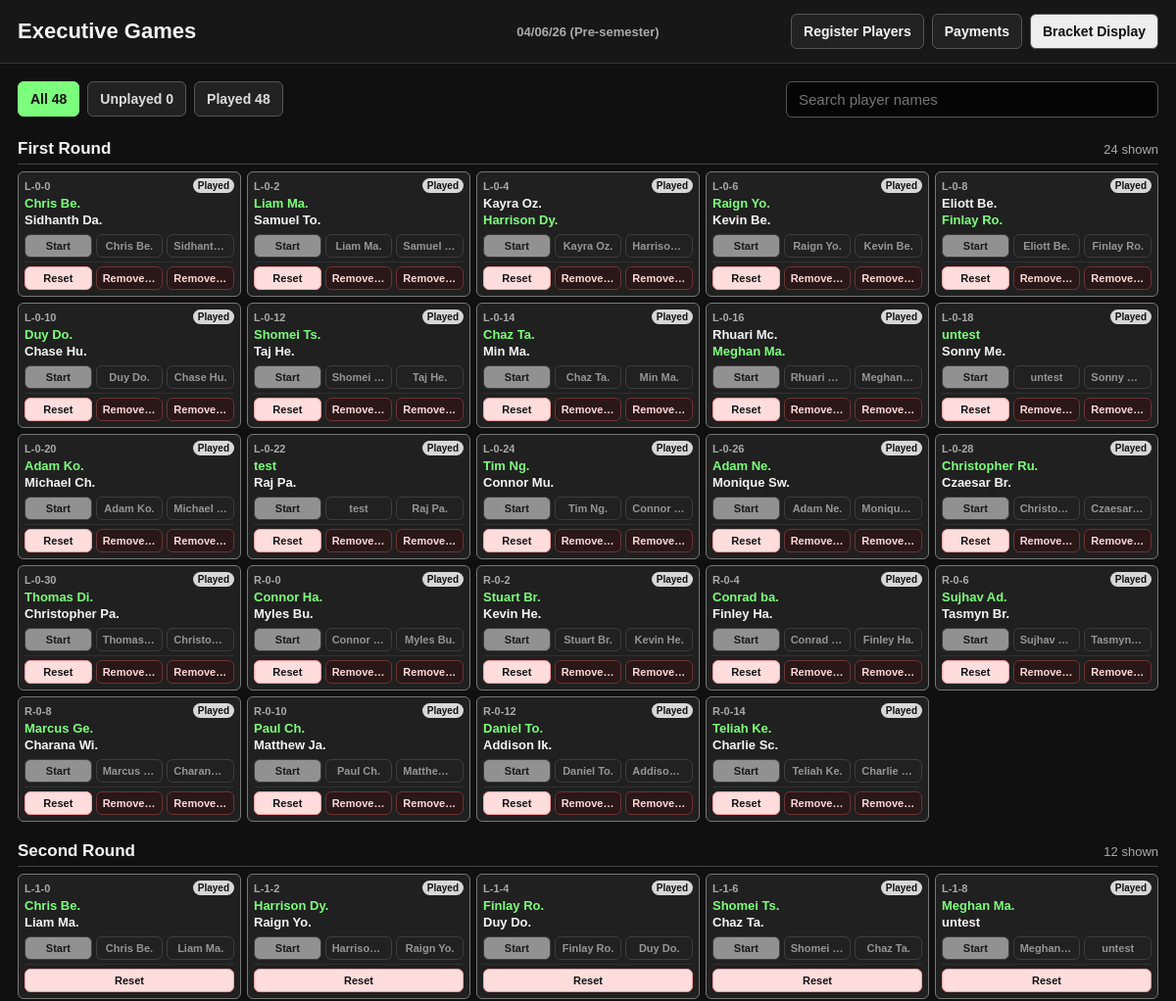
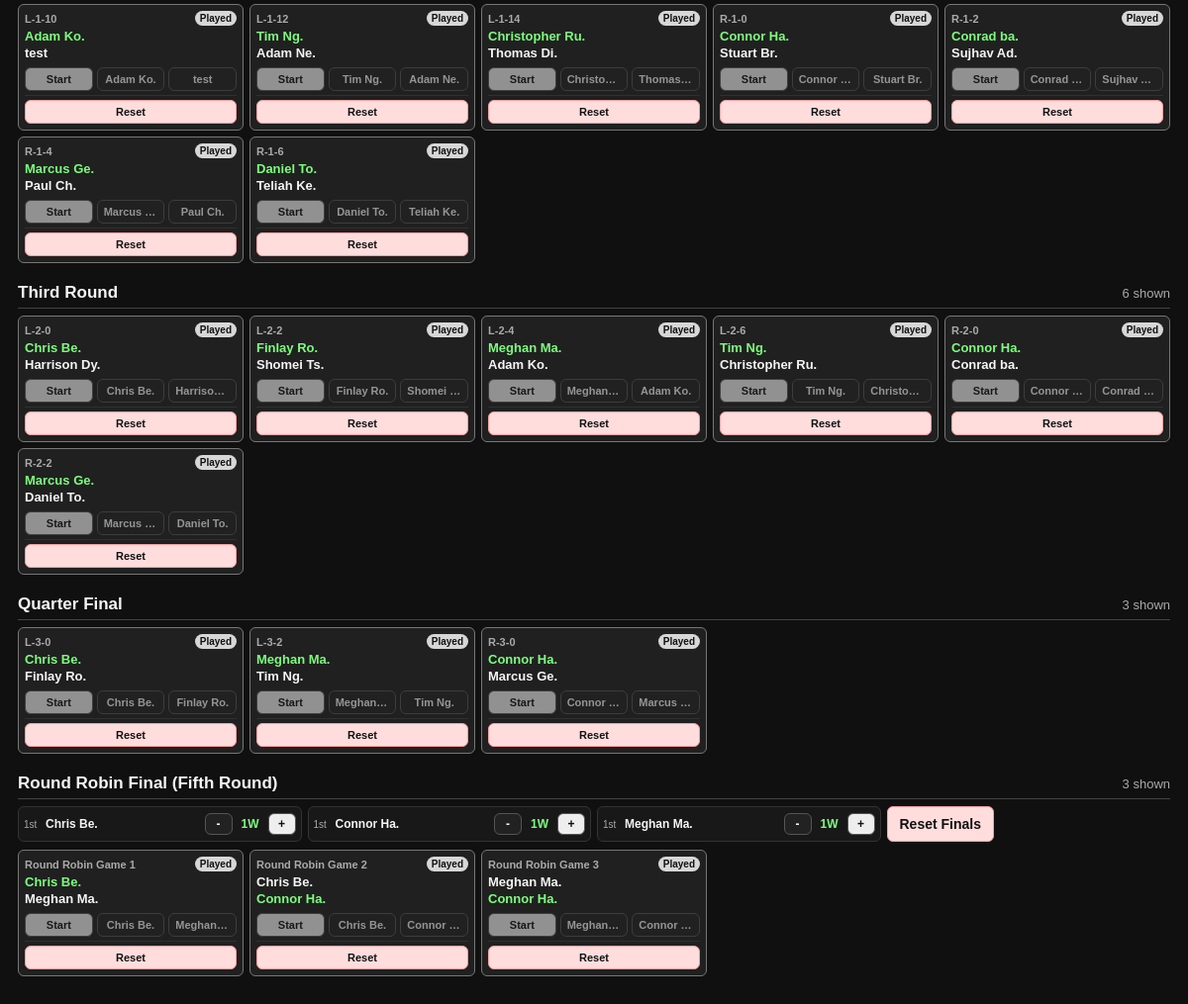
Screenshot of /executive_games with the database file from the repository (2 pictures, top to bottom).
### tables this page shows
CREATE TABLE match_results (
                id INTEGER PRIMARY KEY AUTOINCREMENT,
                match_id TEXT NOT NULL,
                winner_name TEXT NOT NULL,
                loser_name TEXT NOT NULL,
                winner_elo_before REAL NOT NULL,
                loser_elo_before REAL NOT NULL,
                winner_elo_after REAL NOT NULL,
                loser_elo_after REAL NOT NULL,
                created_at TEXT NOT NULL DEFAULT CURRENT_TIMESTAMP,
                UNIQUE(match_id, winner_name, loser_name)
            );

### app.py (the view)
@app.route("/executive_games")
def executive_games():
    state = normalize_state(load_state() or empty_state())
    game_filter = request.args.get("filter", "all")
    if game_filter not in {"all", "unplayed", "played"}:
        game_filter = "all"
    groups = grouped_games_for_state(state, game_filter)
    games = [game for group in groups for game in group["games"]]
    all_games = games_for_state(state)
    open_tables = available_tables(state)
    return render_template(
        "executive_games.html",
        groups=groups,
        round_jump_links=round_jump_links_for_groups(groups),
        game_filter=game_filter,
        available_tables=open_tables,
        needs_table_choice=len(open_tables) > 1,
        counts={
            "all": len(all_games),
            "unplayed": sum(1 for game in all_games if not game["played"]),
            "played": sum(1 for game in all_games if game["played"]),
            "visible": len(games),
        },
        bracket_version=state.get("_version", 0),
    )

### app.py (called while the page is built, shortened)
def competition_context_for_date(date_key=None):
    comp_date = clean_date(date_key or today_key())
    return {
        "date": comp_date.isoformat(),
        "date_label": format_comp_date(comp_date),
        "week": competition_week(comp_date),
        "week_label": competition_week_label(comp_date),
        "display": f"{format_comp_date(comp_date)} ({competition_week_label(comp_date)})",
    }

@app.context_processor
def inject_competition_context():
    return {
        "competition": competition_context_for_date()
    }

def get_db():
    conn = sqlite3.connect(DB_FILE, timeout=10)
    conn.row_factory = sqlite3.Row
    conn.execute("PRAGMA foreign_keys = ON")
    conn.execute("PRAGMA journal_mode = WAL")
    conn.execute("PRAGMA busy_timeout = 5000")
    return conn

def json_dumps_compact(value):
    return json.dumps(value, separators=(",", ":"))

def json_loads_or_default(value, default):
    if value is None:
        return default
    try:
        return json.loads(value)
    except json.JSONDecodeError:
        return default

def today_key():
    return dt.date.today().isoformat()

def normalize_state(state):
    if not state:
        return empty_state()
    state.setdefault("left", [""] * 32)
    state.setdefault("right", [""] * 32)
    state.setdefault("advancements", {})
    state.setdefault("active_matches", [])
    state.setdefault("active_tables", {})
    if not isinstance(state["active_tables"], dict):
        state["active_tables"] = {}
    state.setdefault("replacement_slots", [])
    state.setdefault("champion", "")
    state.setdefault("round_robin_scores", {})
    if not isinstance(state["round_robin_scores"], dict):
        state["round_robin_scores"] = {}
    state.setdefault("counts", {})
    state["counts"].setdefault("late_players", 0)
    state["counts"].setdefault("buybacks", 0)
    return state

def normalize_active_matches(state):
    state["active_matches"] = [
        str(match_id)
        for match_id in state.get("active_matches", [])
        if str(match_id).strip()
    ]

def normalize_active_tables(state):
    normalize_active_matches(state)
    active_match_ids = set(state["active_matches"])
    clean_tables = {}
    used_tables = set()
    state["active_tables"] = clean_tables

def match_id_for_side_round(side, round_index, top_slot_index):
    return f"{side}-{round_index}-{top_slot_index}"

def is_final_match_id(match_id):
    return str(match_id or "") == "F-0-0"

### templates/executive_games.html (shortened to what this page needs)
<!DOCTYPE html>
<html>
<head>
</head>
<body>
  <header>
    <h1>Executive Games</h1>
    <div class="week-badge">{{ competition.display }}</div>
    <div class="nav-actions">
      <a class="secondary" href="{{ url_for('register') }}">Register Players</a>
      <a class="secondary" href="{{ url_for('payments') }}">Payments</a>
      <a href="{{ url_for('bracket') }}">Bracket Display</a>
    </div>
  </header>
  <main>
    <div class="game-toolbar">
      <nav class="filters" aria-label="Game filters">
        <a class="{% if game_filter == 'all' %}active{% endif %}" href="{{ url_for('executive_games', filter='all') }}">All {{ counts.all }}</a>
        <a class="{% if game_filter == 'unplayed' %}active{% endif %}" href="{{ url_for('executive_games', filter='unplayed') }}">Unplayed {{ counts.unplayed }}</a>
        <a class="{% if game_filter == 'played' %}active{% endif %}" href="{{ url_for('executive_games', filter='played') }}">Played {{ counts.played }}</a>
      </nav>
      <label class="game-search" for="game-search">
        <input id="game-search" type="search" placeholder="Search player names" autocomplete="off">
      </label>
    </div>
    {% for group in groups %}
      <section class="round" id="round-{{ group.key }}" data-round="{{ group.key }}">
        <div class="round-heading">
          <h2>{{ group.label }}</h2>
          <span class="round-count" data-round-count>{{ group.games|length }} shown</span>
        </div>
        {% if group.games %}
          {% if group.scoreboard and group.scoreboard.active %}
            <div class="rr-score-controls" aria-label="{{ group.label }} score counters">
              {% for finalist in group.scoreboard.players %}
                <div class="rr-score-control">
                  <span class="rr-score-place">{{ finalist.place or "-" }}</span>
                  <span class="rr-score-name">{{ finalist.name }}</span>
                  <form method="POST" action="{{ url_for('game_action_route') }}">
                    <button class="secondary" type="submit" aria-label="Subtract score from {{ finalist.name }}">-</button>
                  </form>
                  <span class="rr-score-value">{{ finalist.score }}</span>
                  <form method="POST" action="{{ url_for('game_action_route') }}">
                    <button type="submit" aria-label="Add score to {{ finalist.name }}">+</button>
                  </form>
                </div>
              {% endfor %}
              {% if group.scoreboard.three_way_tie %}
                <form method="POST" action="{{ url_for('game_action_route') }}">
                  <button class="danger" type="submit">Reset Finals</button>
                </form>
              {% endif %}
            </div>
          {% endif %}
          <div class="games">
            {% for game in group.games %}
              <article class="game {% if game.played %}played{% elif game.active %}active{% endif %}" data-played="{{ game.played | tojson }}">
                <div class="game-header">
                  <span>{{ game.display_id or game.id }}</span>
                  {% if game.played %}
                    <span class="status played">Played</span>
                  {% elif game.active %}
                    {% if game.table_number %}
                      <span class="table-badge">T{{ game.table_number }}</span>
                    {% else %}
                      <span class="status active">Started</span>
                    {% endif %}
                  {% elif game.ready %}
                    <span class="status">Ready</span>
                  {% else %}
                    <span class="status waiting">Waiting</span>
                  {% endif %}
                </div>
                <div class="players">
                  {% for player in game.players %}
                    <div class="player {% if game.winner_name == player.name and player.name %}winner{% endif %}">
                      {% if player.name %}
                        {{ player.name }}
                      {% else %}
                        <span class="missing">Open slot</span>
                      {% endif %}
                    </div>
                  {% endfor %}
                </div>
                <div class="controls">
                  <div class="control-row primary-actions">
                    {% if not game.played and not game.active and needs_table_choice %}
                      <div class="table-starts" aria-label="Start {{ game.display_id or game.id }} at a table">
                        {% for table_number in available_tables %}
                          <form method="POST" action="{{ url_for('game_action_route') }}">
                            <input type="hidden" name="filter" value="{{ game_filter }}">
                            <input type="hidden" name="match_id" value="{{ game.id }}">
                            <input type="hidden" name="table_number" value="{{ table_number }}">
                            <input type="hidden" name="action" value="start">
                            <button type="submit" {% if not game.ready %}disabled{% endif %}>Start T{{ table_number }}</button>
                          </form>
                        {% endfor %}
                      </div>
                    {% else %}
                      <form method="POST" action="{{ url_for('game_action_route') }}">
                        <button type="submit" {% if not game.ready or game.played or game.active or not available_tables %}disabled{% endif %}>Start</button>
                      </form>
                    {% endif %}
                    {% for player in game.players %}
                      <form method="POST" action="{{ url_for('game_action_route') }}">
                        <button class="secondary" type="submit" {% if not game.ready or game.played or not game.active or not player.name %}disabled{% endif %}>{{ player.name or "Winner" }}</button>
                      </form>
                    {% endfor %}
                  </div>
                  <div class="control-row secondary-actions">
                    <form method="POST" action="{{ url_for('game_action_route') }}">
                      <button class="danger" type="submit">Reset</button>
                    </form>
                    {% if game.round_key == 0 %}
                      {% for player in game.players %}
                        {% if player.name %}
                          <form method="POST" action="{{ url_for('game_action_route') }}">
                            <button class="remove-player" type="submit" aria-label="Remove {{ player.name }}">Remove {{ player.name }}</button>
                          </form>
                        {% endif %}
                      {% endfor %}
                    {% endif %}
                  </div>
                </div>
              </article>
            {% endfor %}
          </div>
        {% endif %}
      </section>
    {% endfor %}
  </main>
</body>
</html>

### templates/executive_games.html (style rules this page uses)
body { margin: 0; background: #101010; color: #f5f5f5; font-family: Arial, sans-serif; }
header { position: sticky; top: 0; z-index: 10; display: flex; align-items: center; justify-content: space-between; gap: 12px; padding: 14px 18px; background: #171717; border-bottom: 1px solid #333; }
h1 { margin: 0; font-size: 22px; }
.nav-actions { display: flex; gap: 8px; flex-wrap: wrap; justify-content: flex-end; }
.week-badge { position: absolute; left: 50%; transform: translateX(-50%); color: #aaa; font-size: 13px; font-weight: bold; white-space: nowrap; }
a, button { border: 1px solid #555; border-radius: 6px; background: #eeeeee; color: #111; padding: 9px 12px; font-size: 14px; font-weight: bold; text-decoration: none; cursor: pointer; }
button.secondary, a.secondary { background: #222; color: #f5f5f5; }
button.danger { background: #ffdddd; border-color: #ff9f9f; }
button.remove-player { background: #2a1717; border-color: #6c3434; color: #ffd8d8; }
button:disabled { cursor: not-allowed; opacity: 0.55; }
main { padding: 18px 18px 88px; }
.game-toolbar { display: flex; align-items: flex-start; gap: 12px; margin-bottom: 18px; flex-wrap: wrap; }
.filters { display: flex; gap: 8px; flex-wrap: wrap; }
.filters a { background: #222; color: #ddd; }
.filters a.active { background: #7CFF7C; border-color: #7CFF7C; color: #111; }
.game-search { flex: 1 1 260px; margin-left: auto; max-width: 380px; }
.game-search input { box-sizing: border-box; width: 100%; border: 1px solid #555; border-radius: 6px; background: #050505; color: #f5f5f5; padding: 9px 12px; font-size: 15px; }
.round { margin: 0 0 16px; padding-top: 4px; scroll-margin-top: 78px; }
.round-heading { display: flex; align-items: baseline; justify-content: space-between; gap: 12px; margin-bottom: 7px; border-bottom: 1px solid #444; padding-bottom: 5px; }
.round-heading h2 { margin: 0; font-size: 17px; }
.round-count { color: #aaa; font-size: 13px; white-space: nowrap; }
.games { display: grid; grid-template-columns: repeat(auto-fill, minmax(190px, 1fr)); gap: 6px; }
.game { border: 1px solid #333; border-radius: 6px; background: #181818; padding: 6px; }
.game.played { border-color: #777; background: #202020; }
.game-header { display: flex; justify-content: space-between; align-items: center; gap: 8px; margin-bottom: 4px; color: #aaa; font-size: 11px; font-weight: bold; }
.game-header > span:first-child { min-width: 0; overflow: hidden; text-overflow: ellipsis; white-space: nowrap; }
.status { color: #111; background: #ccc; border-radius: 999px; padding: 2px 5px; font-size: 10px; flex: 0 0 auto; }
.status.played { background: #d7d7d7; }
.players { display: grid; gap: 2px; margin-bottom: 6px; }
.player { min-height: 15px; font-size: 13px; font-weight: bold; line-height: 1.12; }
.winner { color: #7CFF7C; }
.rr-score-controls { display: grid; grid-template-columns: repeat(auto-fit, minmax(170px, 1fr)); gap: 6px; margin: 0 0 8px; }
.rr-score-control { display: grid; grid-template-columns: auto 1fr auto auto auto; align-items: center; gap: 4px; border: 1px solid #333; border-radius: 6px; background: #181818; padding: 5px; }
.rr-score-place { color: #aaa; font-size: 10px; min-width: 18px; }
.rr-score-name { min-width: 0; overflow: hidden; text-overflow: ellipsis; white-space: nowrap; font-size: 12px; font-weight: bold; }
.rr-score-value { min-width: 28px; text-align: center; color: #7CFF7C; font-size: 12px; font-weight: bold; }
.rr-score-control form { margin: 0; }
.rr-score-control button { width: 28px; padding: 4px 0; font-size: 12px; line-height: 1; }
.controls { display: grid; gap: 4px; }
.control-row { display: flex; gap: 4px; flex-wrap: wrap; }
.control-row form { flex: 1 1 0; min-width: 0; }
.control-row button { width: 100%; padding: 5px 6px; font-size: 11px; overflow: hidden; text-overflow: ellipsis; white-space: nowrap; }
.secondary-actions { border-top: 1px solid #303030; padding-top: 4px; }

### rows the page displays
match_results: display_id "Round Robin Game 1", name "Chris Be." "Meghan Ma.", name "Chris Be." "Meghan…"
match_results: display_id "Round Robin Game 2", name "Chris Be." "Connor Ha.", name "Chris Be." "Connor…"
match_results: display_id "Round Robin Game 3", name "Meghan Ma." "Connor Ha.", name "Meghan…" "Connor…"

### other values shown
{{ competition.display }} "04/06/26 (Pre-semester)"
{{ counts.all }} "48"
{{ counts.unplayed }} "0"
{{ counts.played }} "48"
{{ group.label }} "First Round" "Second Round" "Third Round" "Quarter Final" "Round Robin Final (Fifth Round)"
{{ game.display_id or game.id }} "L-0-0" "L-0-2" "L-0-4" "L-0-6" "L-0-8" "L-0-10" "L-0-12" "L-0-14" "L-0-16" "L-0-18" "L-0-20" "L-0-22" "L-0-24" "L-0-26" "L-0-28" "L-0-30" "R-0-0" "R-0-2" "R-0-4" "R-0-6" "R-0-8" "R-0-10" "R-0-12" "R-0-14" "L-1-0" "L-1-2" "L-1-4" "L-1-6" "L-1-8" "L-1-10" "L-1-12" "L-1-14" "R-1-0" "R-1-2" "R-1-4" "R-1-6" "L-2-0" "L-2-2" "L-2-4" "L-2-6" "R-2-0" "R-2-2" "L-3-0" "L-3-2" "R-3-0"
{{ player.name }} "Chris Be." "Sidhanth Da." "Liam Ma." "Samuel To." "Kayra Oz." "Harrison Dy." "Raign Yo." "Kevin Be." "Eliott Be." "Finlay Ro." "Duy Do." "Chase Hu." "Shomei Ts." "Taj He." "Chaz Ta." "Min Ma." "Rhuari Mc." "Meghan Ma." "untest" "Sonny Me." "Adam Ko." "Michael Ch." "test" "Raj Pa." "Tim Ng." "Connor Mu." "Adam Ne." "Monique Sw." "Christopher Ru." "Czaesar Br." "Thomas Di." "Christopher Pa." "Connor Ha." "Myles Bu." "Stuart Br." "Kevin He." "Conrad ba." "Finley Ha." "Sujhav Ad." "Tasmyn Br." "Marcus Ge." "Charana Wi." "Paul Ch." "Matthew Ja." "Daniel To." "Addison Ik." "Teliah Ke." "Charlie Sc." "Chris Be." "Liam Ma." "Harrison Dy." "Raign Yo." "Finlay Ro." "Duy Do." "Shomei Ts." "Chaz Ta." "Meghan Ma." "untest" "Adam Ko." "test" "Tim Ng." "Adam Ne." "Christopher Ru." "Thomas Di." "Connor Ha." "Stuart Br." "Conrad ba." "Sujhav Ad." "Marcus Ge." "Paul Ch." "Daniel To." "Teliah Ke." "Chris Be." "Harrison Dy." "Finlay Ro." "Shomei Ts." "Meghan Ma." "Adam Ko." "Tim Ng." "Christopher Ru." "Connor Ha." "Conrad ba." "Marcus Ge." "Daniel To." "Chris Be." "Finlay Ro." "Meghan Ma." "Tim Ng." "Connor Ha." "Marcus Ge."
{{ player.name or "Winner" }} "Chris Be." "Sidhant…" "Liam Ma." "Samuel…" "Kayra Oz." "Harriso…" "Raign Yo." "Kevin Be." "Eliott Be." "Finlay Ro." "Duy Do." "Chase Hu." "Shomei…" "Taj He." "Chaz Ta." "Min Ma." "Rhuari Mc." "Meghan…" "untest" "Sonny Me." "Adam Ko." "Michael…" "test" "Raj Pa." "Tim Ng." "Connor…" "Adam Ne." "Moniqu…" "Christo…" "Czaesar…" "Thomas…" "Christo…" "Connor…" "Myles Bu." "Stuart Br." "Kevin He." "Conrad…" "Finley Ha." "Sujhav Ad." "Tasmyn…" "Marcus…" "Charan…" "Paul Ch." "Matthe…" "Daniel To." "Addiso…" "Teliah Ke." "Charlie…" "Chris Be." "Liam Ma." "Harriso…" "Raign Yo." "Finlay Ro." "Duy Do." "Shomei…" "Chaz Ta." "Meghan…" "untest" "Adam Ko." "test" "Tim Ng." "Adam Ne." "Christo…" "Thomas…" "Connor…" "Stuart Br." "Conrad…" "Sujhav Ad." "Marcus…" "Paul Ch." "Daniel To." "Teliah Ke." "Chris Be." "Harriso…" "Finlay Ro." "Shomei…" "Meghan…" "Adam Ko." "Tim Ng." "Christo…" "Connor…" "Conrad…" "Marcus…" "Daniel To." "Chris Be." "Finlay Ro." "Meghan…" "Tim Ng." "Connor…" "Marcus…"
{{ finalist.place or "-" }} "1st" "1st" "1st"
{{ finalist.name }} "Chris Be." "Connor Ha." "Meghan Ma."
{{ finalist.score }} "1W" "1W" "1W"
